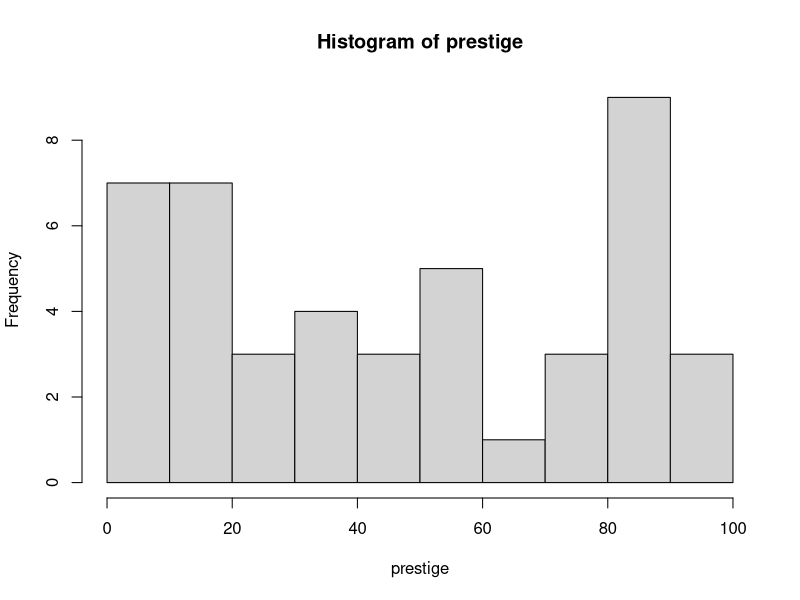
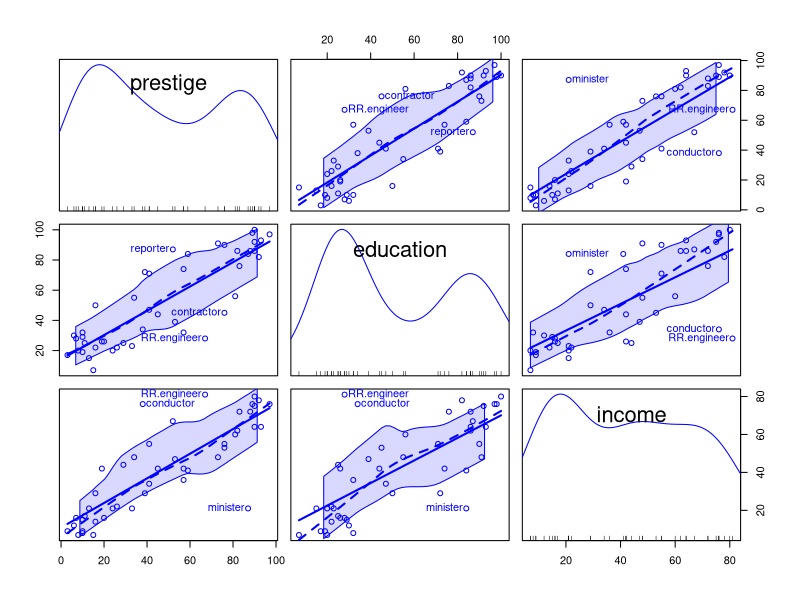
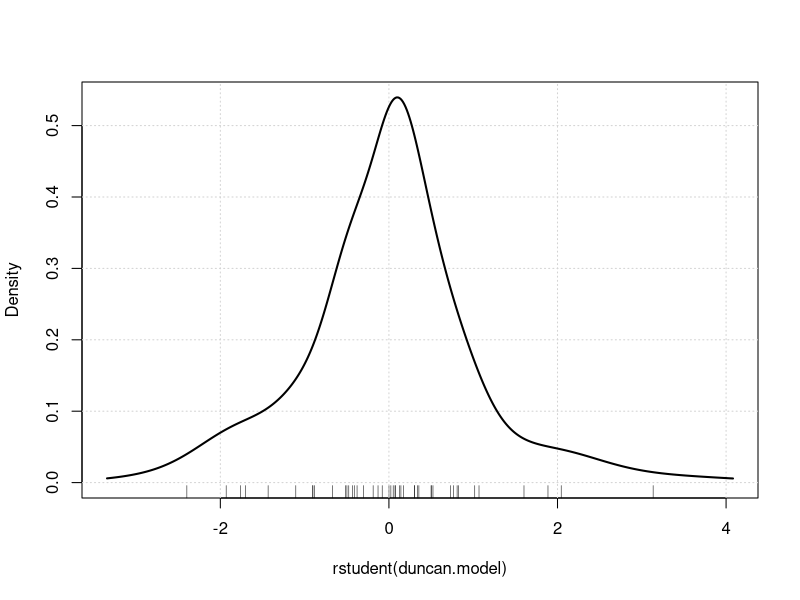
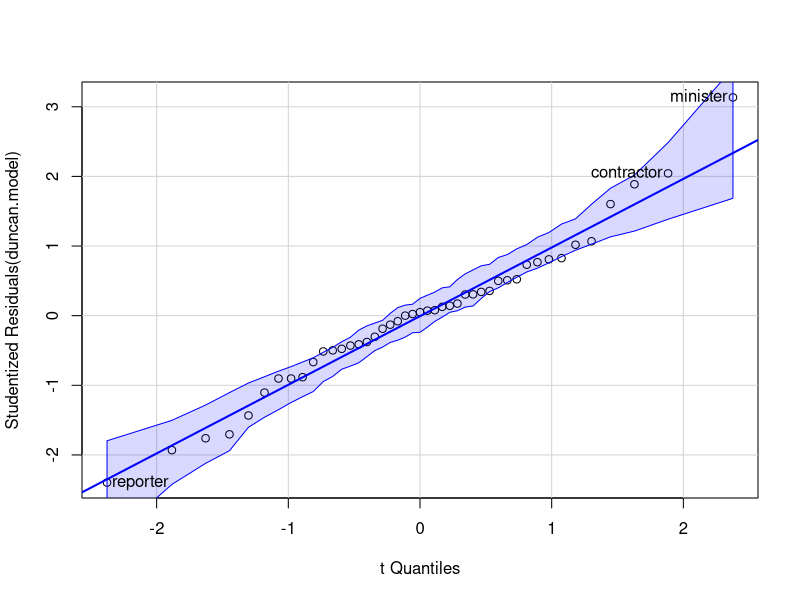
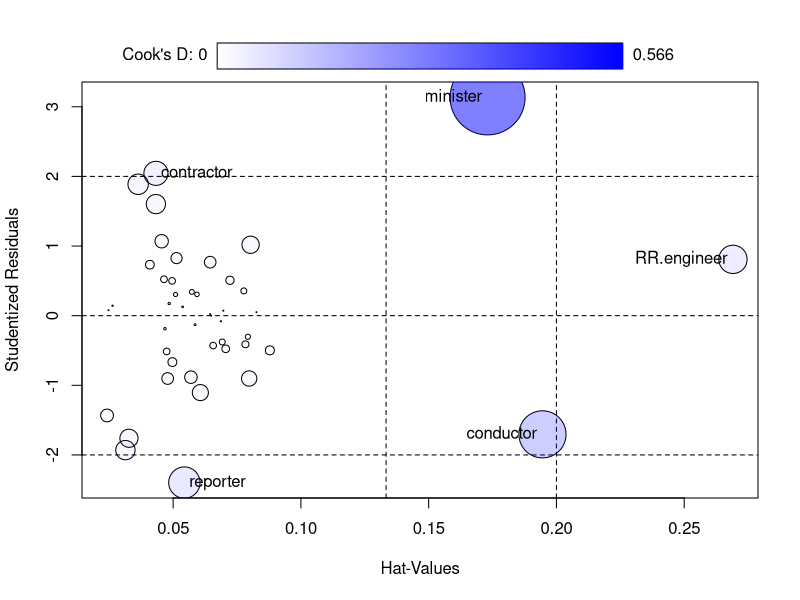
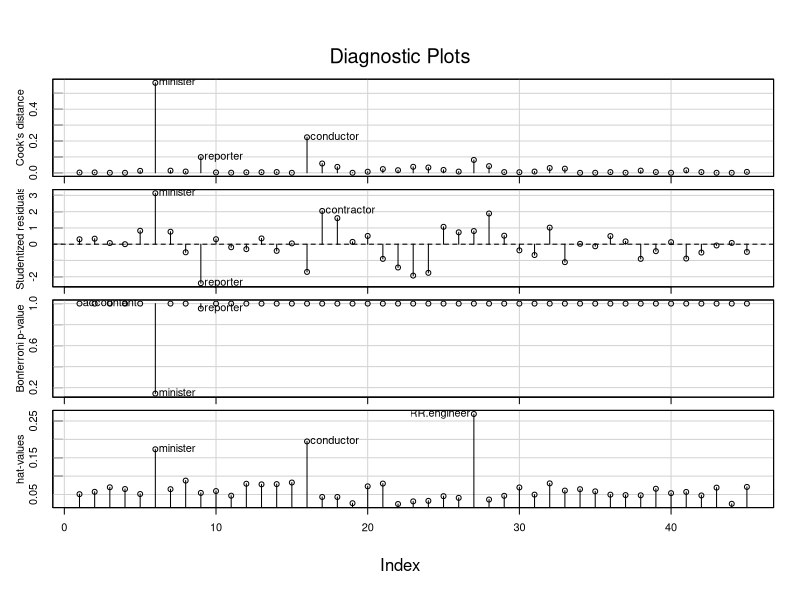
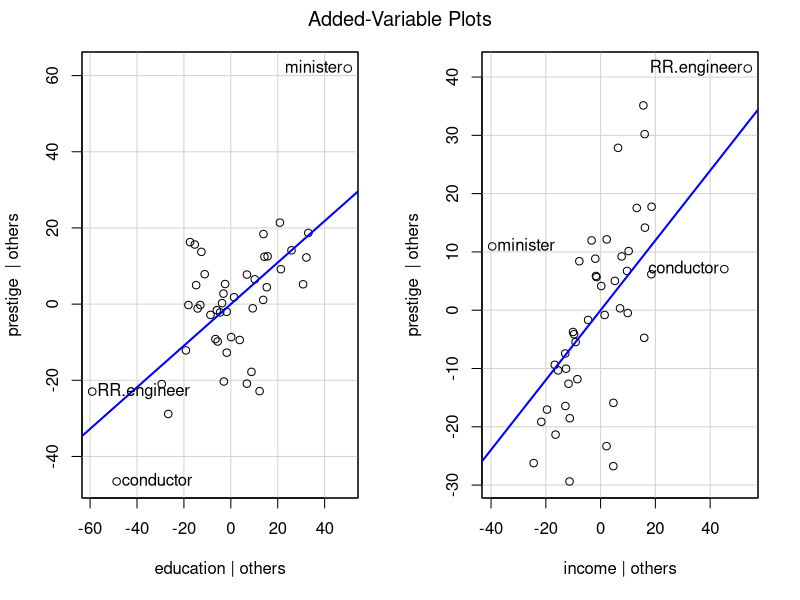
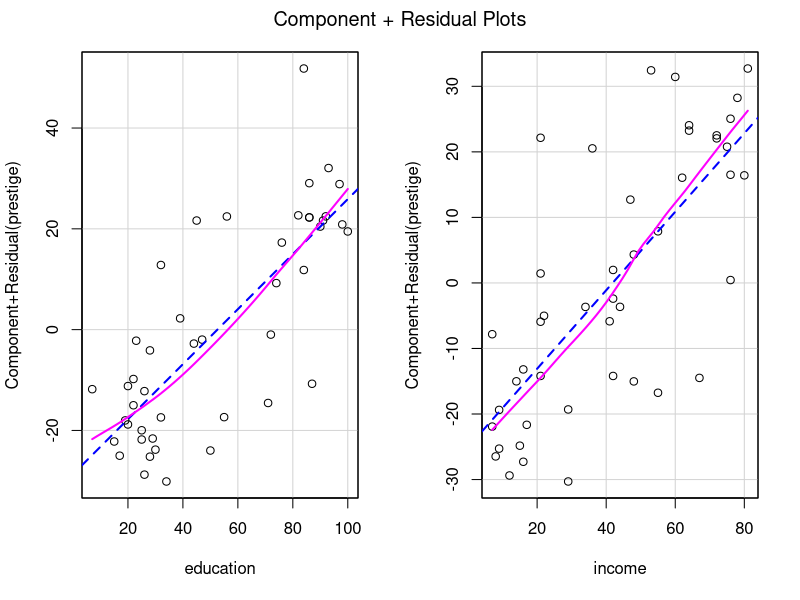

Generate these figures, in order, with R:
##--------------------------------------------------------------##
##                  Script for Lecture 2:                       ##
##                      Workflow in R                           ##
##                        John Fox                              ##
##   Introduction to the R Statistical Computing Environment    ##
##                          ICPSR                               ##
##                          2018                                ##
##--------------------------------------------------------------##

# An Illustrative Data Analysis: Duncan's Occupational Prestige Regression

library("car")      # load car package (for functions and data in carData package)
head(Duncan, n=10)  # first 10 cases
brief(Duncan)       # abbreviated output
dim(Duncan)         # rows and columns
View(Duncan)        # in the RStudio data viewer
summary(Duncan)     # invoking the summary() generic function
help("Duncan")      # codebook for the data set

# Examining the Data

with(Duncan, hist(prestige))

scatterplotMatrix( ~ prestige + education + income, 
                   id=list(n=3), data=Duncan)

# Duncan's regression

(duncan.model <- lm(prestige ~ education + income, data=Duncan))

summary(duncan.model)  # more detailed report

# some regression diagnostics

    # distribution of the (studentized) residuals

densityPlot(rstudent(duncan.model))
qqPlot(duncan.model, id=list(n=3))
outlierTest(duncan.model)

    # influence diagnostics

influencePlot(duncan.model, id=list(n=3))

influenceIndexPlot(duncan.model, id=list(n=3))

avPlots(duncan.model, id=list(n=3, method="mahal"))

    # nonlinearity diagnostic

crPlots(duncan.model)

# nonconstant-spread diagnostics

spreadLevelPlot(duncan.model)
ncvTest(duncan.model)
ncvTest(duncan.model, var.formula= ~ income + education)

# refit without ministers and conductors

whichNames(c("minister", "conductor"), Duncan)
duncan.model.2 <- update(duncan.model, subset=-c(6, 16))
summary(duncan.model.2)
compareCoefs(duncan.model, duncan.model.2)
